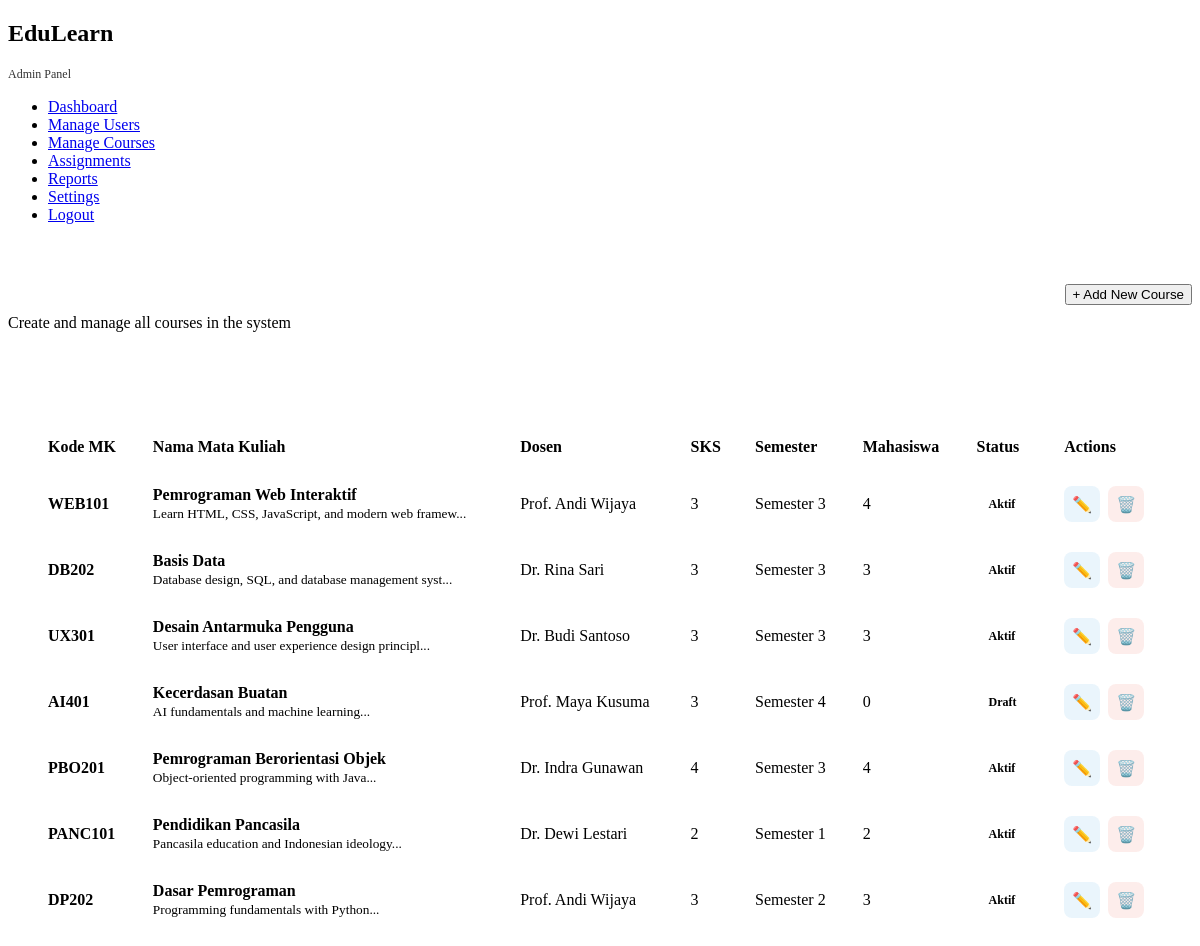
The page /admin/courses.php (signed in) on the database its author committed.
### tables this page shows
CREATE TABLE mata_kuliah (
    mk_id INT AUTO_INCREMENT PRIMARY KEY,
    kode_mk VARCHAR(20) UNIQUE NOT NULL,
    nama_mk VARCHAR(100) NOT NULL,
    deskripsi TEXT,
    sks INT NOT NULL,
    semester INT NOT NULL,
    dosen_id INT,
    status ENUM('aktif', 'draft', 'arsip') DEFAULT 'aktif',
    created_at TIMESTAMP DEFAULT CURRENT_TIMESTAMP,
    updated_at TIMESTAMP DEFAULT CURRENT_TIMESTAMP ON UPDATE CURRENT_TIMESTAMP,
    FOREIGN KEY (dosen_id) REFERENCES dosen(dosen_id) ON DELETE SET NULL,
    INDEX idx_semester (semester),
    INDEX idx_status (status)
);

CREATE TABLE dosen (
    dosen_id INT AUTO_INCREMENT PRIMARY KEY,
    nama_dosen VARCHAR(100) NOT NULL,
    email VARCHAR(100) UNIQUE,
    no_telepon VARCHAR(20),
    bidang_keahlian VARCHAR(100),
    created_at TIMESTAMP DEFAULT CURRENT_TIMESTAMP,
    INDEX idx_nama (nama_dosen)
);

### includes/functions.php (called while the page is built, shortened)
<?php
function escape_html($string) {
    return htmlspecialchars($string, ENT_QUOTES, 'UTF-8');
}

### admin/courses.php (the view, shortened to what this page needs)
<?php
require_once '../includes/functions.php';
$db = getDB();
$stmt = $db->query("
    SELECT mk.*, d.nama_dosen,
           (SELECT COUNT(*) FROM enrollments WHERE mk_id = mk.mk_id) as student_count
    FROM mata_kuliah mk
    LEFT JOIN dosen d ON mk.dosen_id = d.dosen_id
    ORDER BY mk.created_at DESC
");
$courses = $stmt->fetchAll();
?>
<!DOCTYPE html>
<html lang="id">
<head>
    <link rel="stylesheet" href="../assets/css/adminindex.css">
</head>
<body>
    <div class="app-container">
        <aside class="sidebar admin-sidebar">
            <div class="sidebar-header">
                <h1>EduLearn</h1>
                <p style="font-size: 12px; opacity: 0.8;">Admin Panel</p>
            </div>
            <ul class="sidebar-nav">
                <li><a href="dashboard.php">Dashboard</a></li>
                <li><a href="users.php">Manage Users</a></li>
                <li class="active"><a href="courses.php">Manage Courses</a></li>
                <li><a href="assignments.php">Assignments</a></li>
                <li><a href="reports.php">Reports</a></li>
                <li><a href="settings.php">Settings</a></li>
                <li><a href="../auth/logout.php">Logout</a></li>
            </ul>
        </aside>
        <main class="main-content">
        <div class="admin-header">
                <div class="admin-title">
                    <h1>Manage Courses</h1>
                    <p>Create and manage all courses in the system</p>
                </div>
                <div class="admin-actions">
                    <button class="btn btn-primary" onclick="openModal('add')">+ Add New Course</button>
                </div>
            </div>
            <div class="admin-table-container">
                <table class="admin-table">
                    <thead>
                        <tr>
                            <th>Kode MK</th>
                            <th>Nama Mata Kuliah</th>
                            <th>Dosen</th>
                            <th>SKS</th>
                            <th>Semester</th>
                            <th>Mahasiswa</th>
                            <th>Status</th>
                            <th>Actions</th>
                        </tr>
                    </thead>
                    <tbody>
                        <?php foreach ($courses as $course): ?>
                        <tr>
                            <td><strong><?= escape_html($course['kode_mk']) ?></strong></td>
                            <td>
                                <strong><?= escape_html($course['nama_mk']) ?></strong><br>
                                <small><?= escape_html($course['deskripsi'] ? substr($course['deskripsi'], 0, 50) . '...' : '-') ?></small>
                            </td>
                            <td><?= escape_html($course['nama_dosen'] ?? '-') ?></td>
                            <td><?= $course['sks'] ?></td>
                            <td>Semester <?= $course['semester'] ?></td>
                            <td><?= $course['student_count'] ?></td>
                            <td>
                                <span class="status-badge status-<?= $course['status'] ?>">
                                    <?= ucfirst($course['status']) ?>
                                </span>
                            </td>
                            <td>
                                <div class="action-buttons">
                                    <button class="btn-icon btn-edit" onclick='editCourse(<?= json_encode($course) ?>)'>✏️</button>
                                    <button class="btn-icon btn-delete" onclick="deleteCourse(<?= $course['mk_id'] ?>, '<?= escape_html($course['nama_mk']) ?>')">🗑️</button>
                                </div>
                            </td>
                        </tr>
                        <?php endforeach; ?>
                    </tbody>
                </table>
            </div>
        </main>
    </div>
</body>
</html>

### assets/css/adminindex.css (style rules this page uses)
.admin-header { display: flex; justify-content: space-between; align-items: center; margin-bottom: 30px; padding-bottom: 20px; border-bottom: 2px solid var(--border-color); }
.admin-title h1 { font-size: 32px; background: var(--primary-gradient); -webkit-background-clip: text; -webkit-text-fill-color: transparent; background-clip: text; margin-bottom: 5px; }
.admin-actions { display: flex; gap: 10px; }
.admin-table-container { background: var(--card-bg); border-radius: var(--border-radius); padding: 25px; box-shadow: var(--shadow); margin-bottom: 30px; overflow-x: auto; }
.admin-table { width: 100%; border-collapse: collapse; }
.admin-table thead { background-color: var(--body-bg); }
.admin-table th { padding: 15px; text-align: left; font-weight: 600; color: var(--text-primary); border-bottom: 2px solid var(--border-color); white-space: nowrap; }
.admin-table td { padding: 15px; border-bottom: 1px solid var(--border-color); color: var(--text-secondary); }
.status-badge { padding: 6px 12px; border-radius: 20px; font-size: 12px; font-weight: 600; display: inline-block; }
.action-buttons { display: flex; gap: 8px; }
.btn-icon { width: 36px; height: 36px; border-radius: 8px; display: flex; align-items: center; justify-content: center; cursor: pointer; border: none; font-size: 16px; transition: all 0.3s ease; }
.btn-edit { background-color: rgba(52, 152, 219, 0.1); color: var(--color-web); }
.btn-delete { background-color: rgba(231, 76, 60, 0.1); color: var(--color-design); }

### rows shown on the page
mata_kuliah: kode_mk "WEB101", nama_mk "Pemrograman Web Interaktif", deskripsi "Learn HTML, CSS, JavaScript, and modern web framew...", dosen.nama_dosen "Prof. Andi Wijaya", sks "3", semester "3", student_count "4", status "Aktif"
mata_kuliah: kode_mk "DB202", nama_mk "Basis Data", deskripsi "Database design, SQL, and database management syst...", dosen.nama_dosen "Dr. Rina Sari", sks "3", semester "3", student_count "3", status "Aktif"
mata_kuliah: kode_mk "UX301", nama_mk "Desain Antarmuka Pengguna", deskripsi "User interface and user experience design principl...", dosen.nama_dosen "Dr. Budi Santoso", sks "3", semester "3", student_count "3", status "Aktif"
mata_kuliah: kode_mk "AI401", nama_mk "Kecerdasan Buatan", deskripsi "AI fundamentals and machine learning...", dosen.nama_dosen "Prof. Maya Kusuma", sks "3", semester "4", student_count "0", status "Draft"
mata_kuliah: kode_mk "PBO201", nama_mk "Pemrograman Berorientasi Objek", deskripsi "Object-oriented programming with Java...", dosen.nama_dosen "Dr. Indra Gunawan", sks "4", semester "3", student_count "4", status "Aktif"
mata_kuliah: kode_mk "PANC101", nama_mk "Pendidikan Pancasila", deskripsi "Pancasila education and Indonesian ideology...", dosen.nama_dosen "Dr. Dewi Lestari", sks "2", semester "1", student_count "2", status "Aktif"
mata_kuliah: kode_mk "DP202", nama_mk "Dasar Pemrograman", deskripsi "Programming fundamentals with Python...", dosen.nama_dosen "Prof. Andi Wijaya", sks "3", semester "2", student_count "3", status "Aktif"
